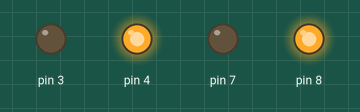
Bench run of a sketch on a simulated Arduino Uno, built with avr-gcc and run on an emulated ATmega328P. On the bench: output pins drawn as LEDs (lit = HIGH).

Above: at 0.1 s.
Timing chart, 0 to 1.6 s (numbered marks = the images above):
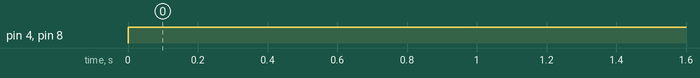

The sketch:

TEST1.ino
```cpp
/*7/6 vobotics code version
 *    馬達驅動電路，與前進code 完成
 */
void setup() {
  // put your setup code here, to run once:
pinMode(3,OUTPUT);
pinMode(4,OUTPUT);
pinMode(7,OUTPUT);
pinMode(8,OUTPUT);
}

void loop() {


  //
  // put your main code here, to run repeatedly:
digitalWrite(4,HIGH);
digitalWrite(3,LOW);
digitalWrite(8,HIGH);
digitalWrite(7,LOW);
}
```

Measured:
- by itself, pin 4, pin 8: LOW → HIGH at 0.00 s
